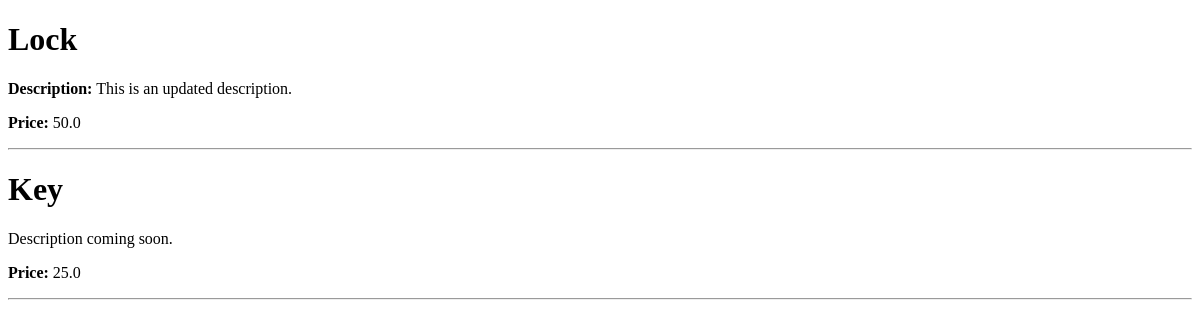
Before: /products/ with the older database file.
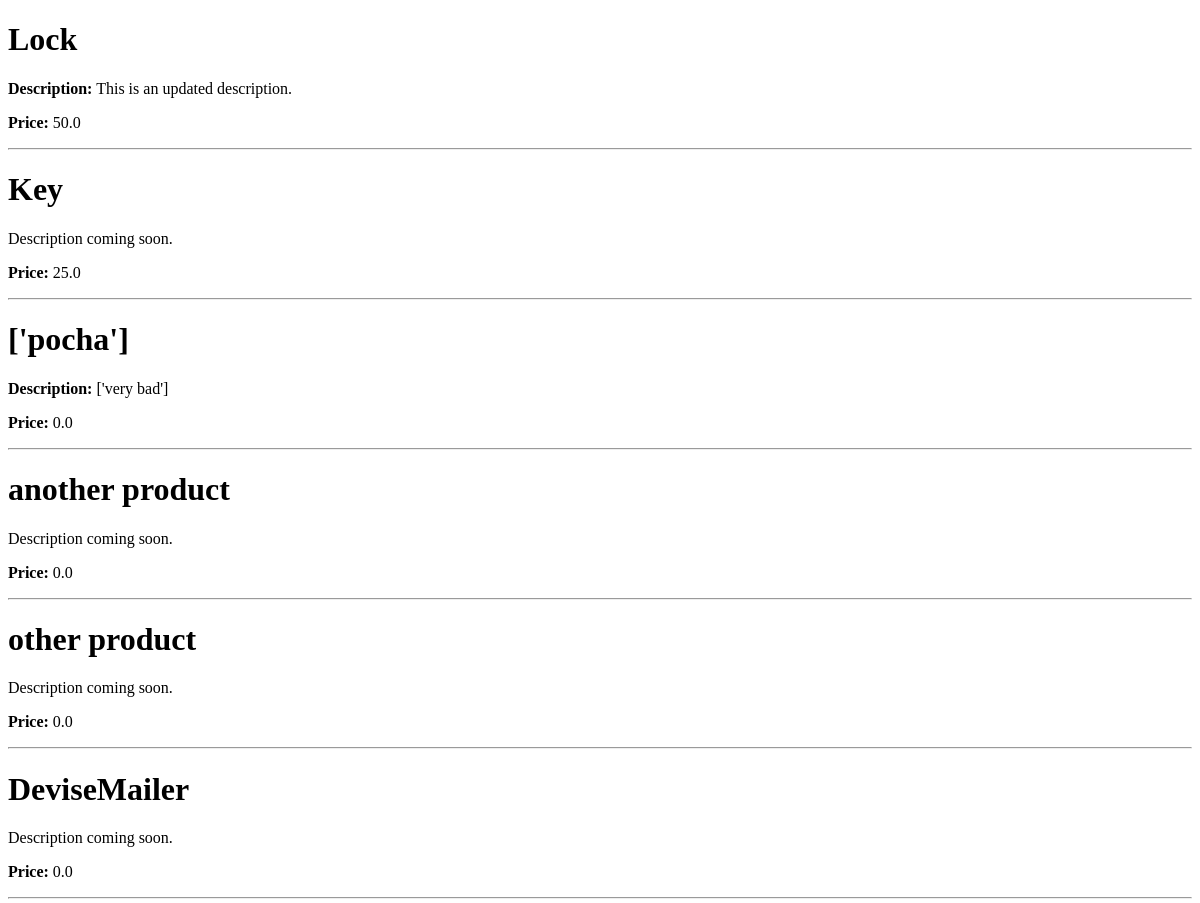
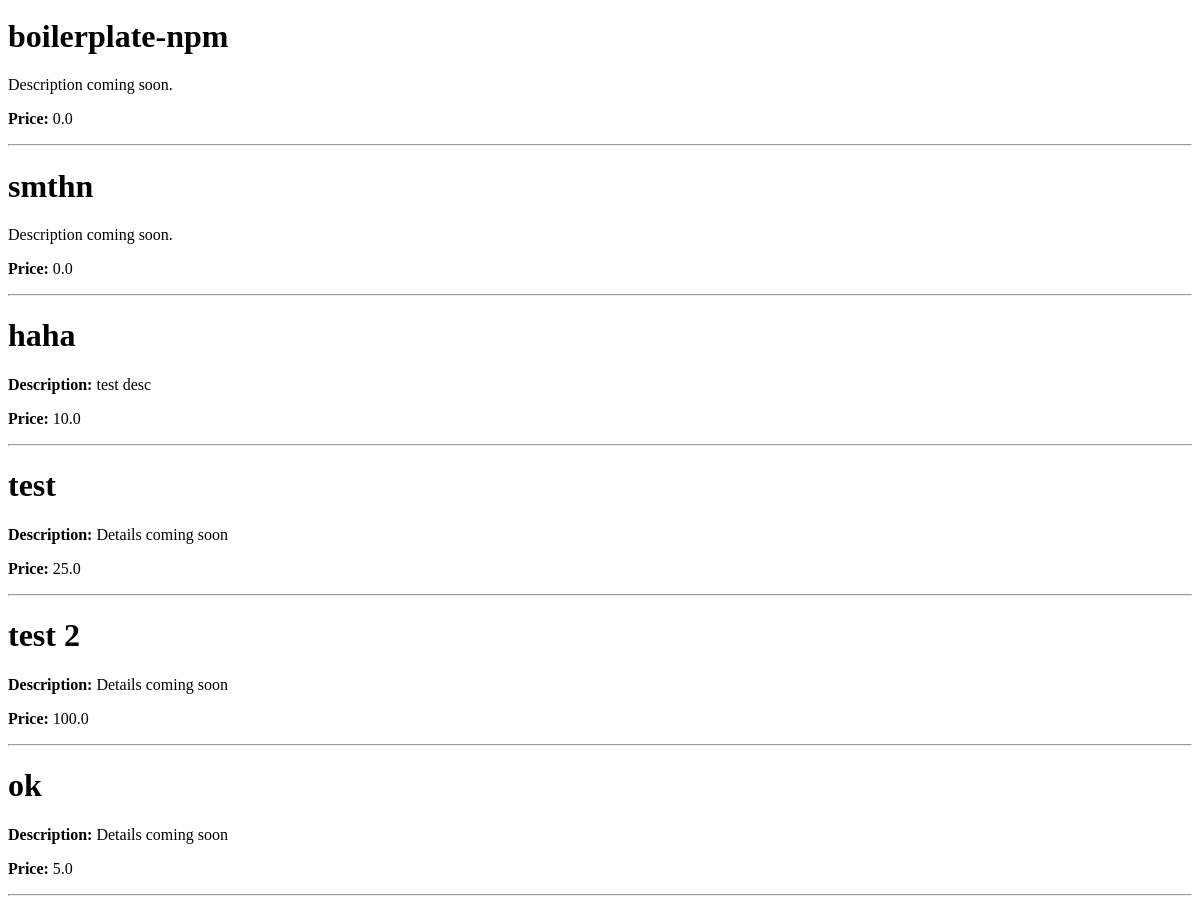
After: the same page with the newer database file (2 pictures, top to bottom).
### products/models.py (models this page shows)
class Product(models.Model):
    user = models.ForeignKey(User, null=True, on_delete=models.SET_NULL)
    title = models.CharField(max_length=220)
    desc = models.TextField(null=True, blank=True,
                            default="Details coming soon")
    price = models.FloatField()

### products/views.py (the view)
# urls.py: path('products/', products_list_view),
def products_list_view(request, *args, **kwargs):
    try:
        qs = Product.objects.all()  # all products
        context = {"products": qs}
    except Product.DoesNotExist:
        raise Http404
    return render(request, "products/all.html", context)

### templates/products/all.html (shortened to what this page needs)
{% extends "base.html" %}
{% block content %}
{% for product in products %}
    {% include "products/details_snippet.html" with product=product %}
    <hr>
{% endfor %}
{% endblock %}

### templates/base.html (shortened to what this page needs)
<!DOCTYPE html>
<html>
    <head>
    </head>
    <body>
        {% block content %}
        {% endblock %}
    </body>
</html>

### templates/products/details_snippet.html
<h1>{{product.title}}</h1>
{% if product.desc %}
    <p><b>Description:</b> {{product.desc}}</p>
{% else %}
    <p>Description coming soon.</p>
{% endif %}
<p><b>Price:</b> {{product.price}}</p>

Changed rows visible on the page:
added Product: title "['pocha']", desc "['very bad']", price "0.0"
added Product: title "another product", shows "Description coming soon.", price "0.0"
added Product: title "other product", shows "Description coming soon.", price "0.0"
added Product: title "DeviseMailer", shows "Description coming soon.", price "0.0"
added Product: title "boilerplate-npm", shows "Description coming soon.", price "0.0"
added Product: title "smthn", desc "Description coming soon.", price "0.0"
added Product: title "haha", desc "test desc", price "10.0"
added Product: title "test", desc "Details coming soon", price "25.0"
added Product: title "test 2", desc "Details coming soon", price "100.0"
added Product: title "ok", desc "Details coming soon", price "5.0"
